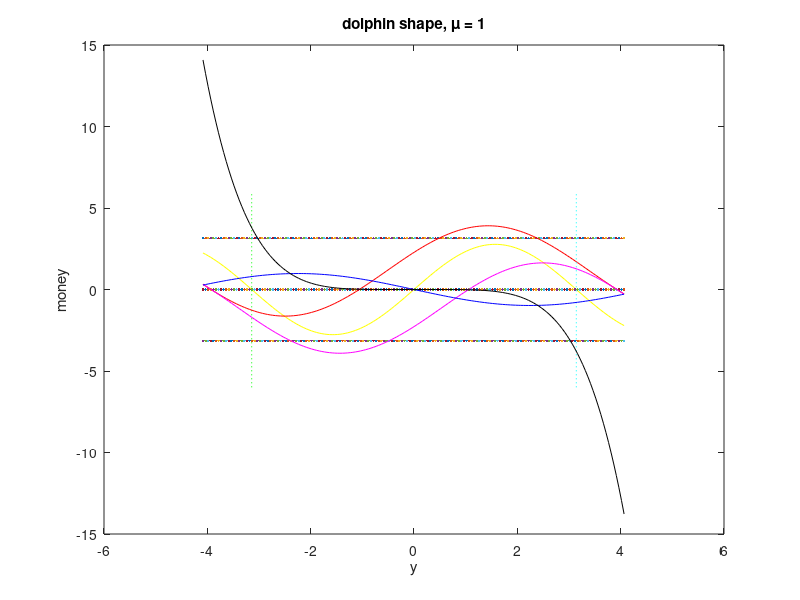

Source code (MATLAB):
function sin2dolphin

coeJ    = 2.77102;
coeJ_F  = 0.8;
coeK    = 0.9805170;
coeK_F  = 0.7;
coeG    = 5.10;
G_F     = 0.3;               % horizontal flexibility of G

%------- dolphin shape -----
B   = 0.4235;   % pi - asin(A); % 0.5235;
A   = -sin(-pi + B);   %0.2

fprintf('B:%f, A: %f  \n',     B, A);

%-----define plot area-----
x = -1.3*pi: 0.05 : 1.3*pi;

%---------------- curve --------------------
y = coeJ*sin(x);

y_up = coeJ*(sin(coeJ_F*x) + A);
y_upleft = coeJ*(sin(coeJ_F*x+B) + A);

y_down = coeJ*(sin(coeJ_F*x) - A);
y_downright = coeJ*(sin(coeJ_F*x-B) - A);

%y_val = -coeK * x;
y_val = -coeK *(sin(coeK_F*x));

y_grow = coeG*(-G_F*x).^5;

%--------------------------------
plot(x,y, 'y',     x,[pi], x,[-pi], x, 0,   ...
     [-pi -pi],[-6,6], ':g',   x, y_upleft, 'r', [pi  pi],[-6,6], ':c', x, y_downright, 'm',  ...
     x, y_val, 'b', x, y_grow, 'k');

xlabel('y');
ylabel('money');
title('dolphin shape, \mu = 1');

end 